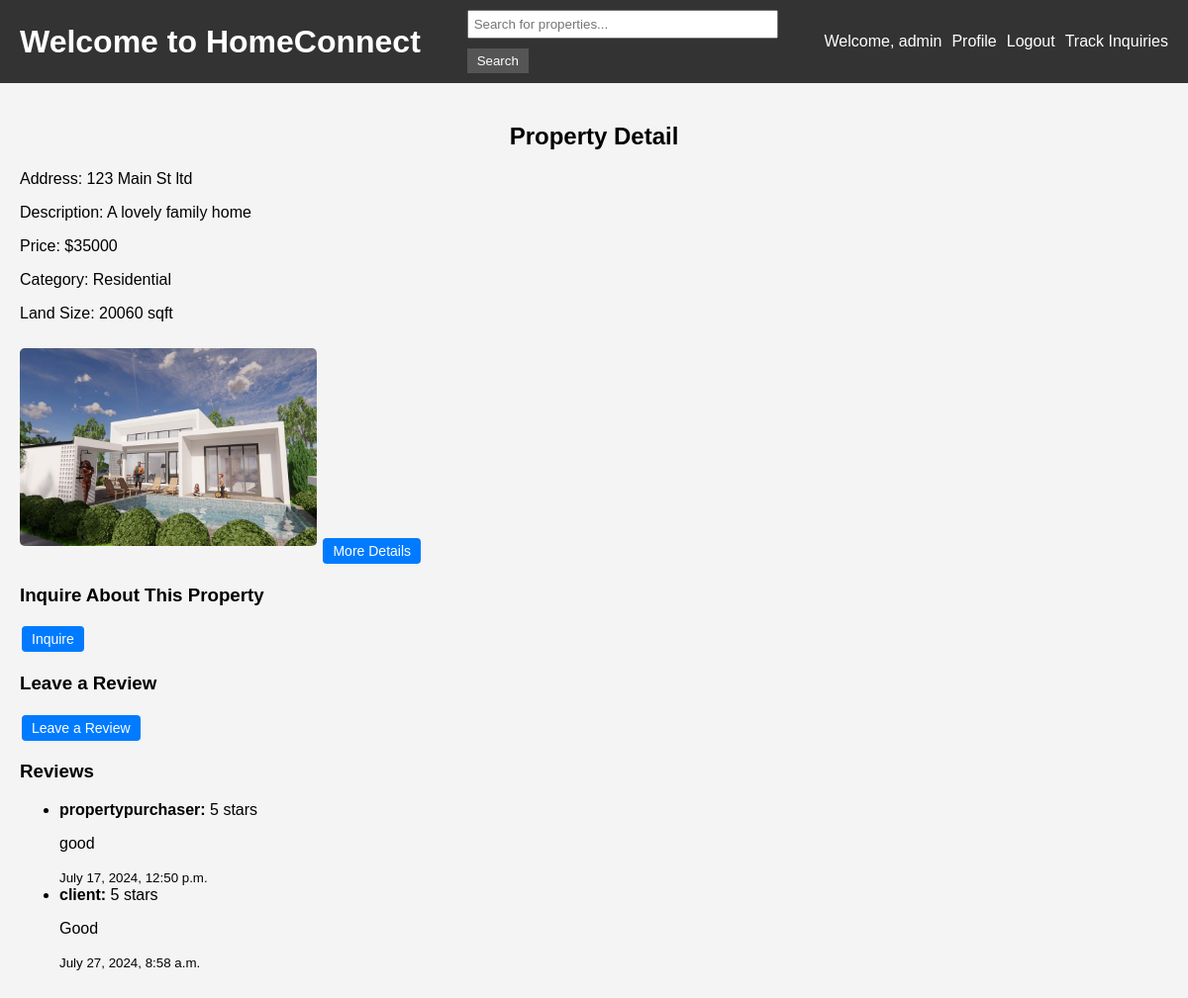
Page /properties/12/ (signed in) on the committed database.
### core/models.py (models this page shows, shortened)
class CustomUser(AbstractUser):
    USER_TYPE_CHOICES = (
        ('client', 'Client'),
        ('property_purchaser', 'Property Purchaser'),
        ('salesperson', 'Salesperson'),
    )
    user_role = models.CharField(max_length=20, choices=USER_TYPE_CHOICES, default='client')
    address = models.CharField(max_length=255, null=True, blank=True)

class Property(models.Model):
    property_purchaser = models.ForeignKey(PropertyPurchaser, on_delete=models.CASCADE)
    address = models.CharField(max_length=255)
    description = models.TextField()
    price = models.CharField(max_length=20)
    category = models.CharField(max_length=50)
    land_size = models.CharField(max_length=20)
    image = models.ImageField(upload_to='property_images/', null=True, blank=True)
    number_of_bedrooms = models.CharField(max_length=5, null=True, blank=True)
    number_of_bathrooms = models.CharField(max_length=5, null=True, blank=True)
    garage = models.CharField(max_length=5, null=True, blank=True)
    year_built = models.CharField(max_length=4, null=True, blank=True)

class Review(models.Model):
    client = models.ForeignKey(CustomUser, on_delete=models.CASCADE)
    property = models.ForeignKey(Property, on_delete=models.CASCADE, default=1)
    rating = models.IntegerField()
    review_text = models.TextField(null=True, blank=True)
    created_at = models.DateTimeField(auto_now_add=True)

### core/views.py (the view)
# urls.py: path('properties/<int:property_id>/', views.property_detail, name='property_detail'),
def property_detail(request, property_id):
    property_instance = get_object_or_404(Property, id=property_id)
    user_role = request.user.user_role if request.user.is_authenticated else None
    return render(request, 'property_detail.html', {
        'property': property_instance,
        'user_role': user_role
    })

### core/templates/property_detail.html (shortened to what this page needs)
{% extends 'base.html' %}
{% block content %}
<h2>Property Detail</h2>
<p>Address: {{ property.address }}</p>
<p>Description: {{ property.description }}</p>
<p>Price: ${{ property.price }}</p>
<p>Category: {{ property.category }}</p>
<p>Land Size: {{ property.land_size }}</p>
{% if property.image %}
    <img src="{{ property.image.url }}" alt="Property Image" class="property-image">
{% else %}
    <p>No Image Available</p>
{% endif %}
{% if user.is_authenticated %}
    <a href="{% url 'more_property_details' property.id %}" class="btn">More Details</a>
    {% if user.user_role == 'salesperson' %}
        <a href="{% url 'promote_property' property.id %}" class="btn">Promote on Social Media</a>
        <a href="{% url 'track_inquiries' property.id %}" class="btn">View Property Inquiries</a>
    {% elif user.user_role == 'client' %}
        <h3>Inquire About This Property</h3>
        <a href="{% url 'create_inquiry' property.id %}" class="btn">Inquire</a>
        <h3>Leave a Review</h3>
        <a href="{% url 'create_review' property.id %}" class="btn">Leave a Review</a>
    {% endif %}
    <h3>Reviews</h3>
    <ul>
        {% for review in property.review_set.all %}
            <li>
                <strong>{{ review.client.username }}:</strong>
                <span>{{ review.rating }} stars</span>
                <p>{{ review.review_text }}</p>
                <small>{{ review.created_at }}</small>
            </li>
        {% empty %}
            <li>No reviews yet.</li>
        {% endfor %}
    </ul>
{% else %}
    <a href="{% url 'login' %}?next={% url 'more_property_details' property.id %}" class="btn">More Details</a>
{% endif %}
{% endblock %}

### core/templates/base.html (shortened to what this page needs)
<!DOCTYPE html>
<html>
<head>
    {% load static %}
    <link rel="stylesheet" type="text/css" href="{% static 'styles.css' %}">
</head>
<body>
    <header>
        <h1><a href="{% url 'home' %}">Welcome to HomeConnect</a></h1>
        <form method="get" action="{% url 'search' %}">
            <input type="text" name="query" placeholder="Search for properties...">
            <button type="submit">Search</button>
        </form>
        <nav>
            {% if user.is_authenticated %}
                <span>Welcome, {{ user.username }}</span>
                <a href="{% url 'profile' user.id %}">Profile</a>
                <a href="{% url 'logout' %}">Logout</a>
                {% if user.user_role == 'client' %}
                    <a href="{% url 'inquiry_list' %}">Track Inquiries</a>
                {% endif %}
            {% else %}
                <a href="{% url 'signup' %}">Register</a>
                <a href="{% url 'login' %}">Login</a>
            {% endif %}
        </nav>
    </header>
    <main>
        {% block content %}
        {% endblock %}
    </main>
</body>
</html>

### core/static/styles.css (style rules this page uses)
body { font-family: Arial, sans-serif; background-color: #f4f4f4; margin: 0; padding: 0; }
header { background-color: #333; color: white; padding: 10px 20px; display: flex; justify-content: space-between; align-items: center; }
header h1 { margin: 0; }
header h1 a { color: white !important; text-decoration: none; }
header form { margin: 0; }
header input[type="text"] { padding: 5px; width: 200px; }
header button { padding: 5px 10px; background-color: #555; color: white; border: none; cursor: pointer; }
nav { display: flex; gap: 10px; }
nav a { color: white; text-decoration: none; }
main { padding: 20px; }
h2 { text-align: center; }
form { display: flex; flex-direction: column; gap: 10px; }
form button { width: fit-content; padding: 5px 10px; background-color: #555; color: white; border: none; cursor: pointer; }
form input[type="text"], form input[type="password"], form select { padding: 5px; width: 300px; }
.property-image { width: 300px; height: 200px; object-fit: cover; border-radius: 5px; margin: 10px 0; }
.btn { display: inline-block; padding: 5px 10px; margin: 2px; font-size: 14px; color: #fff; background-color: #007bff; border: none; border-radius: 4px; text-decoration: none; cursor: pointer; text-align: center; }

### rows in the picture
CustomUser: username "admin"
Property: address "123 Main St ltd", description "A lovely family home", price "35000", category "Residential", land_size "20060 sqft", image (picture)
Review: client.username "propertypurchaser", rating "5", review_text "good", created_at "July 17, 2024, 12:50 p.m."
Review: client.username "client", rating "5", review_text "Good", created_at "July 27, 2024, 8:58 a.m."
